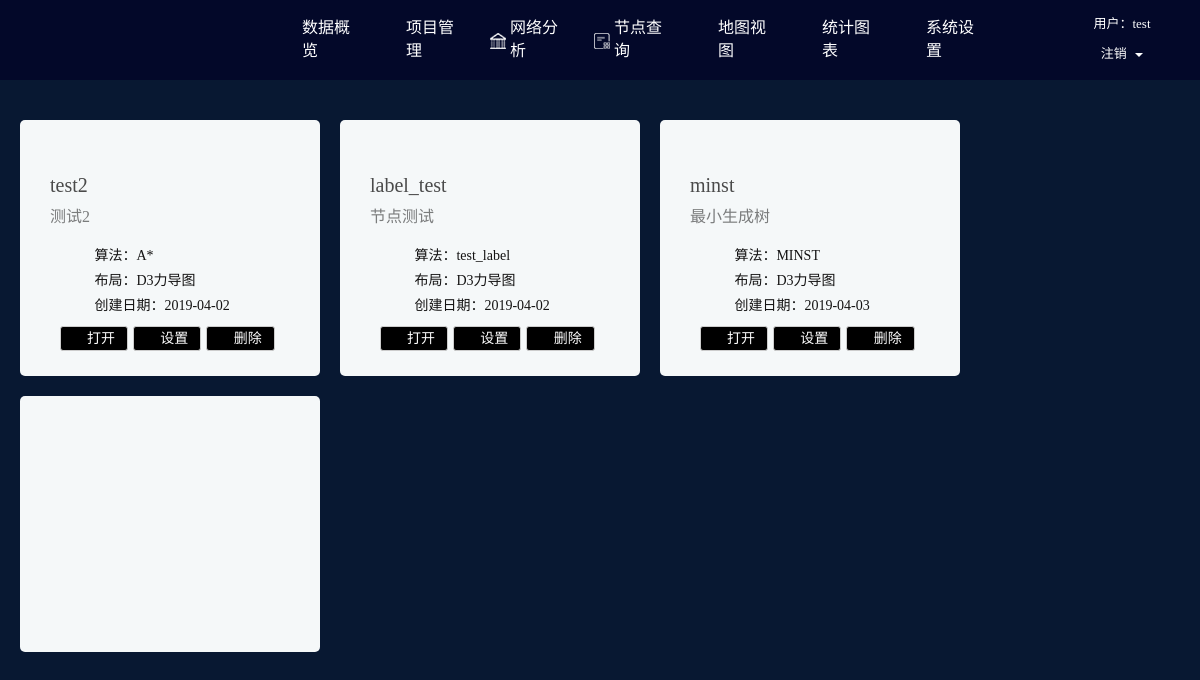
The page /project/ (signed in) on the database as committed earlier.
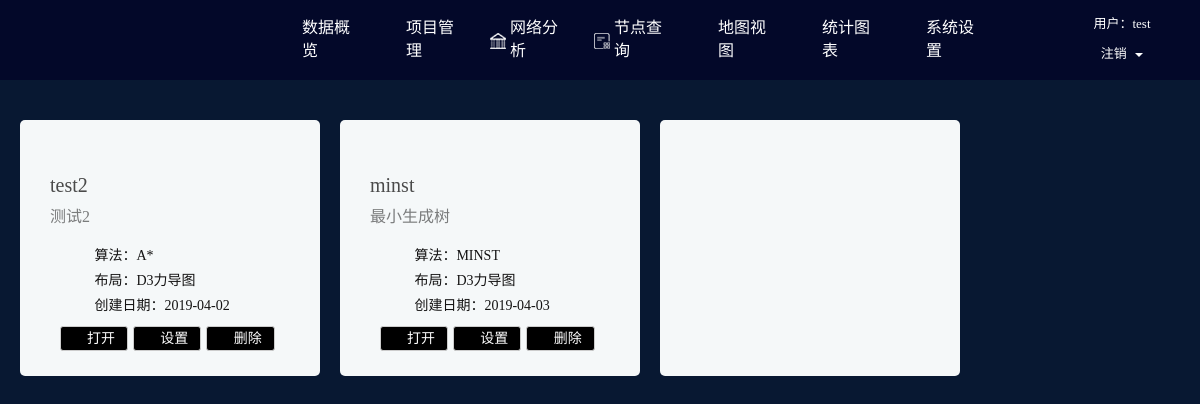
The same page on the database as committed later.
### project/models.py (models this page shows)
class project_module(models.Model):
    project_name = models.CharField('项目名称',max_length=30)
    project_algo = models.ForeignKey(algo_module,on_delete=models.CASCADE,default='')
    project_file = models.FilePathField('外部数据',path='./upload/')
    project_date = models.DateTimeField('添加日期',auto_now_add = True)
    project_text = models.TextField('描述',default='')
    project_layout =  models.CharField('布局',max_length=30)

### path/models.py (models this page shows)
class algo_module(models.Model):
    algo_name = models.CharField('算法名称',max_length=30)
    algo_content = models.TextField('内容')
    algo_date = models.DateTimeField('添加日期',auto_now_add = True)
    algo_return = models.CharField('返回值类型',max_length=20)

### project/views.py (the view)
# urls.py: path('project/',include('project.urls')),
def project(request):
    title = "项目管理"
    username = request.user.username
    if not username:
        return redirect('/user/login.html')
    else:
        project_list = list(project_module.objects.all())
        algo_list = list(algo_module.objects.all().values('algo_name'))
        return render(request, 'project.html', locals())

### project/templates/project.html (shortened to what this page needs)
{% extends 'base.html' %}
{% block link %}
{% load staticfiles %}
<link rel="stylesheet" href="{% static "css/project.css" %}" >
{% endblock %}
{% block content %}
<div class="project_content">
    <div class="dashboard">
        <ul>
            {% for i in project_list %}
            <li class="c-col6">
                <div>
                    <a href="#">
                        <h4 class="c-line-clamp">{{ i.project_name }}</h4>
                        <p class="m-product-panel-list-note">{{ i.project_text }}</p>
                        <ul class="m-product-panel-list-detail">
                            <li>
                                <span class="glyphicon glyphicon-font"></span>
                                <span>算法：{{ i.project_algo.algo_name }}</span>
                            </li>
                            <li>
                                <span class="glyphicon glyphicon-eye-open"></span>
                                <span>布局：{{ i.project_layout }}</span>
                            </li>
                            <li>
                                <span class="glyphicon glyphicon-calendar"></span>
                                <span>创建日期：{{ i.project_date|date:"Y-m-d" }}</span>
                            </li>
                        </ul>
                        <button onclick="project_del({{ i.id }})" type="button" class="btn btn-default">
                            <span class="glyphicon glyphicon glyphicon-trash" aria-hidden="true"></span> 删除
                        </button>
                        <button onclick="" type="button" class="btn btn-default">
                            <span class="glyphicon glyphicon-cog" aria-hidden="true"></span> 设置
                        </button>
                        <button onclick="window.location.href='/project/analysis?id={{ i.id }}'" type="button" class="btn btn-default">
                            <span class="glyphicon glyphicon glyphicon-open" aria-hidden="true"></span> 打开
                        </button>
                    </a>
                </div>
            </li>
            {% endfor %}
            <li class="c-col6">
                <div class="gly-button">
                    <button onclick="project_add()" class="gly-btn">
                        <span class="glyphicon glyphicon-plus-sign" id="gly-add"></span>
                    </button>
                </div>
            </li>
        </ul>
    </div>
</div>
{% endblock %}

### index/templates/base.html (shortened to what this page needs)
<!DOCTYPE html>
{% load staticfiles %}
<html lang="zh-CN">
<head>
    <link rel="stylesheet" href="{% static "css/foundation-datepicker.css" %}">
    <link rel="stylesheet" href="{% static "css/bootstrap.css" %}" >
    <link rel="stylesheet" href="{% static "css/common.css" %}">
    <link rel="stylesheet" href="{% static "css/normalize.css" %}">
    <link rel="stylesheet" href="{% static "css/font-awesome.min.css" %}" >
    {% block link %}
    {% endblock %}
</head>
<body>
<div class="header">
    <div class="header_logo fl">
        <a href="#"><img src="{% static "img/logo-2.png" %}" alt=""></a>
    </div>
    <div class="header_nav fl">
        <ul>
            <li>
                <a href="/" >数据概览</a>
            </li>
            <li>
                <a href="/project">项目管理</a>
            </li>
            <li>
                <img src="{% static "img/nav_3.png" %}" alt="">
                <a href="#">网络分析</a>
            </li>
            <li>
                <img src="{% static "img/nav_4.png" %}" alt="">
                <a href="/network">节点查询</a>
            </li>
            <li>
                <a href="/map/map.html">地图视图</a>
            </li>
            <li>
                <a href="/charts">统计图表</a>
            </li>
            <li>
                <a href="/path/index-manage.html">系统设置</a>
            </li>
        </ul>
    </div>
    <div class="header_myself fr">
        <p>用户：{{ username }}</p>
        <a href="{% url 'logout' %}">注销 &nbsp;<span class="caret"></span></a>
    </div>
</div>
{% block content %}
{% endblock %}
</body>
</html>

### index/static/css/common.css (style rules this page uses)
* { margin: 0; padding: 0; font-family: PingFangSC-Light, 微软雅黑; }
body,html { width: 100%; height: 100%; color:#333; overflow: hidden; }
fieldset, img, input, button { border: none; padding: 0; margin: 0; outline-style: none; }
img { border: 0; vertical-align: middle; }
ul, li { list-style: none; }
a { text-decoration: none;!important; cursor: pointer; }
.fl { float: left; }
.fr { float: right; }
.header { width: 100%; height: 80px; background: #030829; padding:0 20px; min-width: 100%; }
.header>.header_logo { padding:10px 10px 0px 0px; width: 20%; }
.header>.header_logo>a { display: block; }
.header>.header_nav { margin-left: 20px; width: 65%; height:80px; display: inline; }
.header>.header_nav>ul>li { float: left; margin-right: 6px; position: relative; width: 13%; font-size: medium; }
.header>.header_nav>ul>li>a { display: table-cell; height: 80px; padding:0 10px 0 30px; color:#fff; vertical-align: middle; }
.header>.header_nav>ul>li>img { float: left; position: absolute; top: 33px; left:10px; }
.header>.header_myself { width: 10%; text-align: center; }
.header>.header_myself>p { color:#fff; font-size: 13px; margin-top: 15px; }
.header>.header_myself>a { color:#fff; font-size: 13px; }

### project/static/css/project.css (style rules this page uses)
.project_content { background-color: #081832; padding-top: 0px; padding-bottom: 20px; height: calc(100% - 80px); }
.dashboard { width: 100%; height: auto; padding: 20px; position: relative; }
.c-col6 { width: 300px; float: left; box-sizing: border-box; height: 256px; margin-right: 20px; margin-top: 20px; }
.dashboard>ul { margin-bottom: 0 !important; }
.dashboard>ul>li { position: relative; cursor: default }
.dashboard>ul>li>div { position: absolute; z-index: 9; margin: 25px 0; -webkit-transition: border-color .3s ease; transition: border-color .3s ease; overflow: hidden; bottom: 0; left: 10px; }
.dashboard>ul>li>div>a { display: block; width: 100%; height: 100%; color: inherit; text-decoration: none }
.dashboard>ul>li>div>a>button { float: right; margin-top: 10px; margin-right: 5px; }
.dashboard>ul>li h4 { color: #4a4a4a; font-size: 20px; padding: 0 20px 0; -webkit-transition: color .3s ease, -webkit-transform .3s ease; transition: color .3s ease, -webkit-transform .3s ease; transition: color .3s ease, transform .3s ease; transition: color .3s ease, transform .3s ease, -webkit-transform .3s ease; }
.dashboard>ul>li .m-product-panel-list-note { color: #7d7e7e; color: rgba(0, 0, 0, .5); font-size: 16px; padding: 0px 20px; min-height: 30px; max-height: 60px; -webkit-transition: -webkit-transform .3s ease .05s; transition: -webkit-transform .3s ease .05s; transition: transform .3s ease .05s; transition: transform .3s ease .05s, -webkit-transform .3s ease .05s; }
.dashboard>ul>li .m-product-panel-list-detail { width: 100%; padding: 0 50px; text-align: left; -webkit-transform: translateZ(0); transform: translateZ(0); -webkit-transition: -webkit-transform .3s ease .1s; transition: -webkit-transform .3s ease .1s; transition: transform .3s ease .1s; transition: transform .3s ease .1s, -webkit-transform .3s ease .1s }
.dashboard>ul>li .m-product-panel-list-detail li { color: #131212; font-size: 14px; margin-top: 5px }
.dashboard>ul>li:first-child>div { border-left-color: transparent }
.dashboard>ul>li:after { content: ""; position: absolute; top: 0; left: 0; display: block; width: 100%; height: 100%; border-radius: 5px; background: #f5f8f9; -webkit-transition: background .3s ease, box-shadow .3s ease, -webkit-transform .3s ease; transition: background .3s ease, box-shadow .3s ease, -webkit-transform .3s ease; transition: background .3s ease, transform .3s ease, box-shadow .3s ease; transition: background .3s ease, transform .3s ease, box-shadow .3s ease, -webkit-transform .3s ease }
#gly-add { width: 100%; font-size: 80px; text-align: center; }
.gly-btn { background-color: transparent; display:block; margin:auto; margin-top: 20%; }
.gly-button { position: relative !important; left: 0 !important; }

Rows that differ between the two databases and show on the page:
removed project_module: project_name "label_test", project_text "节点测试", project_algo.algo_name "test_label", project_layout "D3力导图", project_date "2019-04-02"
